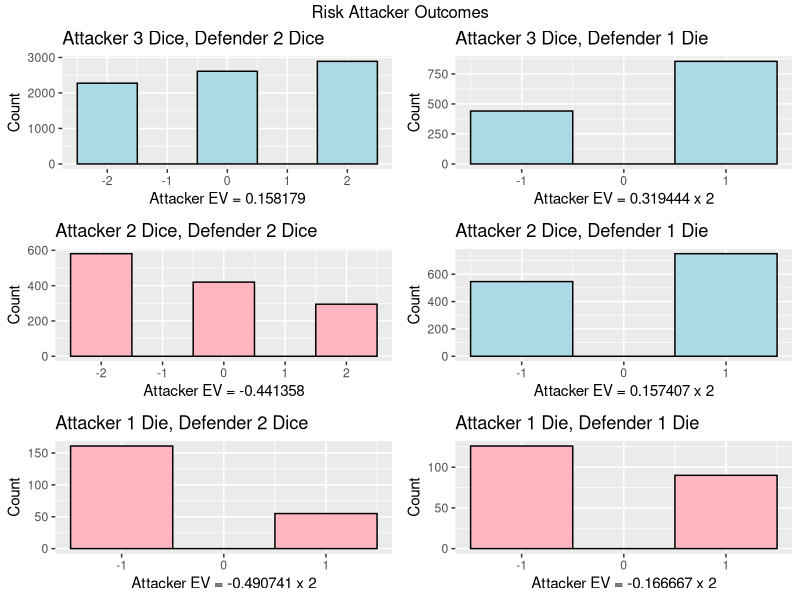

Write the R code that produced this figure.
# install.packages("ggplot2")
# install.packages("gridExtra")
library(grid)
library(gridExtra)
library(ggplot2)

compare1 <- function(att, def) {
  return(ifelse(att[1] > def[1], 1, -1))
}

compare2 <- function(att, def) {
  return(ifelse(att[1] > def[1], 1, -1) + 
         ifelse(att[2] > def[2], 1, -1))
}

calcOutcome <- function(rolls, attDiceIdx, defDiceIdx, compareFun) {
  
  outcomes <- apply(rolls, 1, function(x) {
    att <- sort(x[attDiceIdx], decreasing = TRUE)
    def <- sort(x[defDiceIdx], decreasing = TRUE)
    return(compareFun(att, def))
  })

  return (as.data.frame(outcomes))
}


rolls32 <- expand.grid(1:6, 1:6, 1:6, 1:6, 1:6)
df32 <- calcOutcome(rolls32, 1:3, 4:5, compare2)
g32 <- ggplot(data=df32, aes(df32$outcomes)) + 
  geom_histogram(binwidth=1,boundary=-0.5, fill="lightblue", col="black") +
  labs(title="Attacker 3 Dice, Defender 2 Dice") +
  labs(x=sprintf("Attacker EV = %f", mean(df32$outcomes)), y="Count")

rolls31 <- expand.grid(1:6, 1:6, 1:6, 1:6)
df31 <- calcOutcome(rolls31, 1:3, 4:4, compare1)
g31 <- ggplot(data=df31, aes(df31$outcomes)) + 
  geom_histogram(binwidth=1,boundary=-0.5, fill="lightblue", col="black") +
  labs(title="Attacker 3 Dice, Defender 1 Die") +
  labs(x=sprintf("Attacker EV = %f x 2", mean(df31$outcomes)), y="Count")

rolls22 <- expand.grid(1:6, 1:6, 1:6, 1:6)
df22 <- calcOutcome(rolls22, 1:2, 3:4, compare2)
g22 <- ggplot(data=df22, aes(df22$outcomes)) + 
  geom_histogram(binwidth=1,boundary=-0.5, fill="lightpink", col="black") +
  labs(title="Attacker 2 Dice, Defender 2 Dice") +
  labs(x=sprintf("Attacker EV = %f", mean(df22$outcomes)), y="Count")

rolls21 <- expand.grid(1:6, 1:6, 1:6)
df21 <- calcOutcome(rolls22, 1:2, 3:3, compare1)
g21 <- ggplot(data=df21, aes(df21$outcomes)) + 
  geom_histogram(binwidth=1,boundary=-0.5, fill="lightblue", col="black") +
  labs(title="Attacker 2 Dice, Defender 1 Die") +
  labs(x=sprintf("Attacker EV = %f x 2", mean(df21$outcomes)), y="Count")

rolls12 <- expand.grid(1:6, 1:6, 1:6)
df12 <- calcOutcome(rolls12, 1:1, 2:3, compare1)
g12 <- ggplot(data=df12, aes(df12$outcomes)) + 
  geom_histogram(binwidth=1,boundary=-0.5, fill="lightpink", col="black") +
  labs(title="Attacker 1 Die, Defender 2 Dice") +
  labs(x=sprintf("Attacker EV = %f x 2", mean(df12$outcomes)), y="Count")

rolls11 <- expand.grid(1:6, 1:6)
df11 <- calcOutcome(rolls12, 1:1, 2:2, compare1)
g11 <- ggplot(data=df11, aes(df11$outcomes)) + 
  geom_histogram(binwidth=1,boundary=-0.5, fill="lightpink", col="black") +
  labs(title="Attacker 1 Die, Defender 1 Die") +
  labs(x=sprintf("Attacker EV = %f x 2", mean(df11$outcomes)), y="Count")

grid.arrange(g32, g31, g22, g21, g12, g11, ncol=2, nrow = 3, top = "Risk Attacker Outcomes")

# dev.off()

